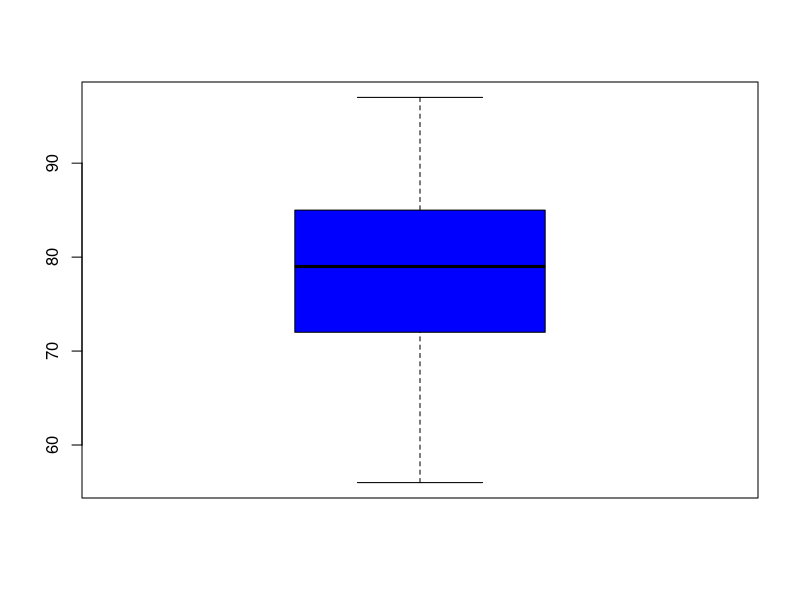
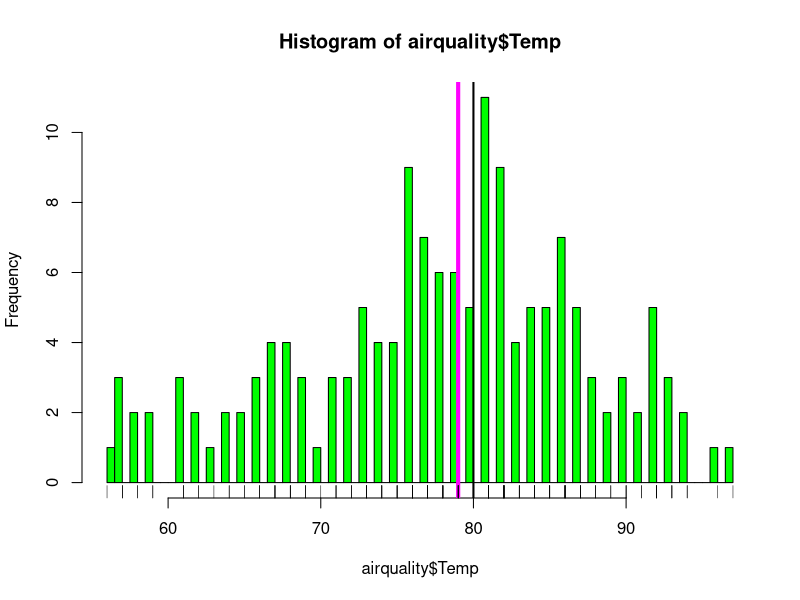
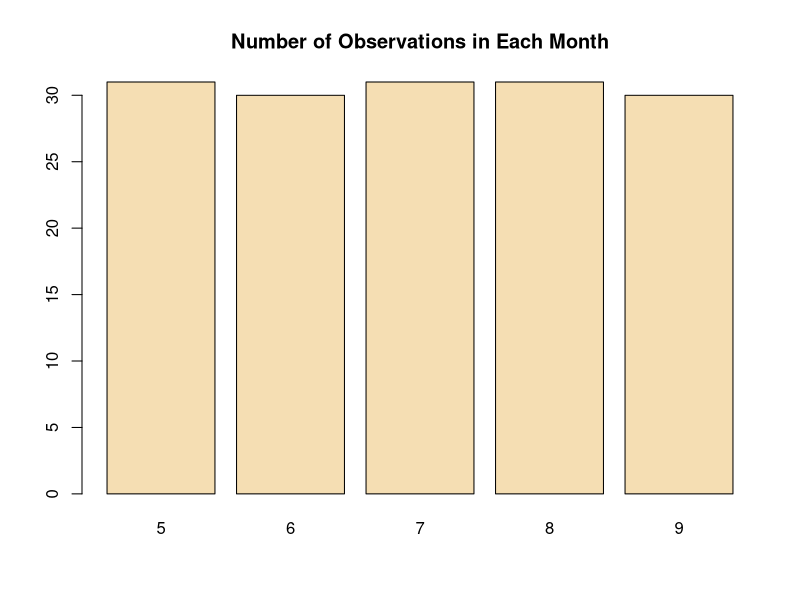
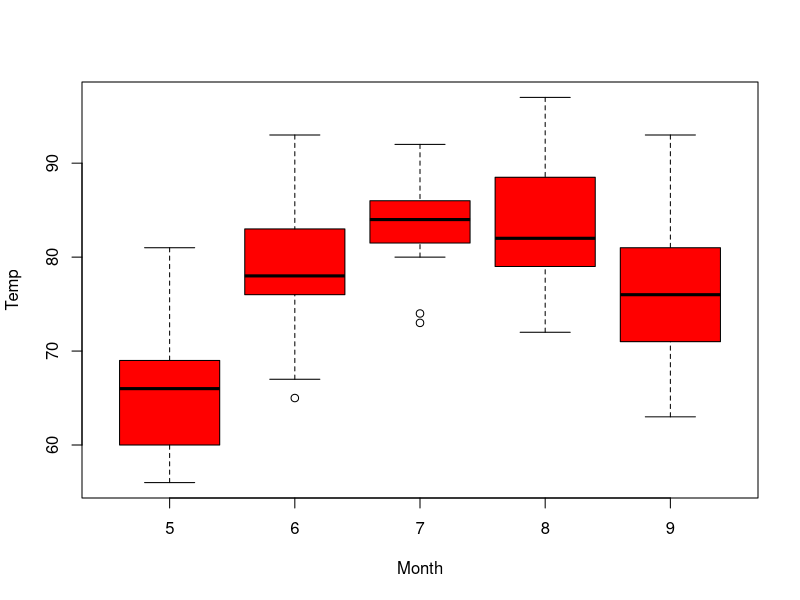
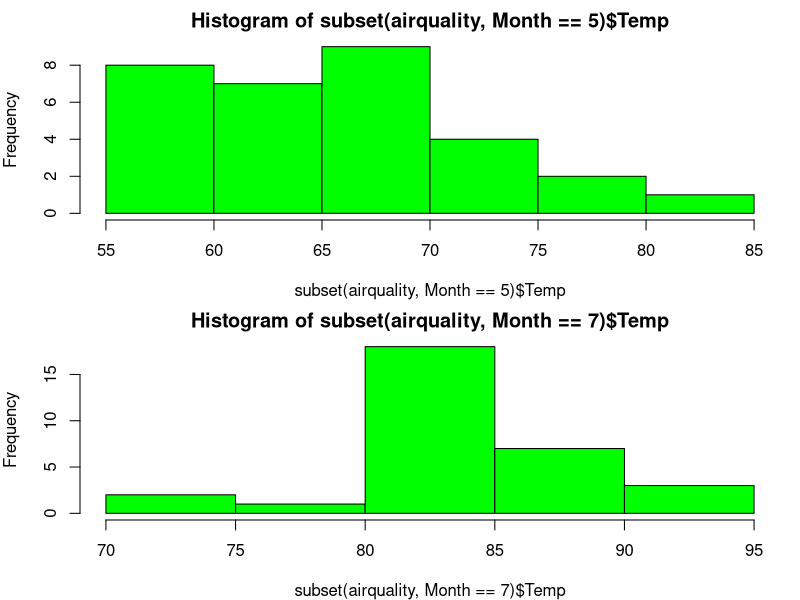
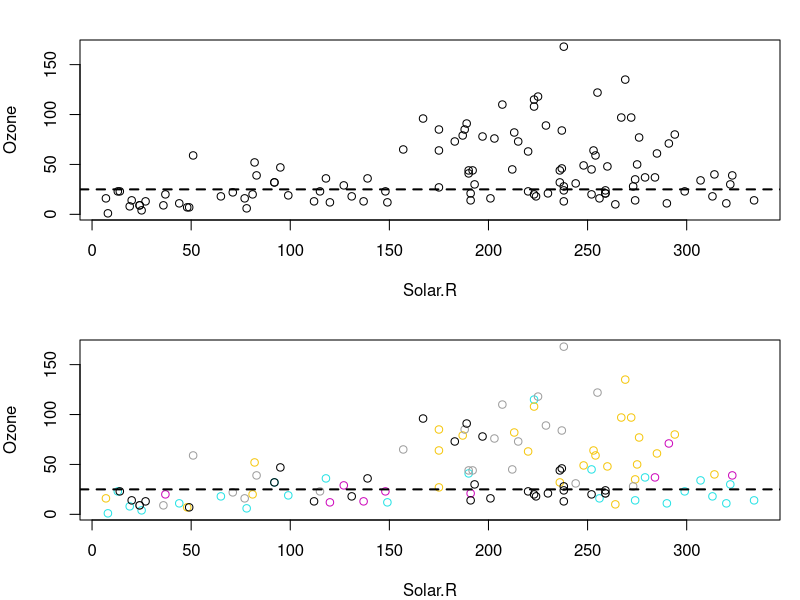
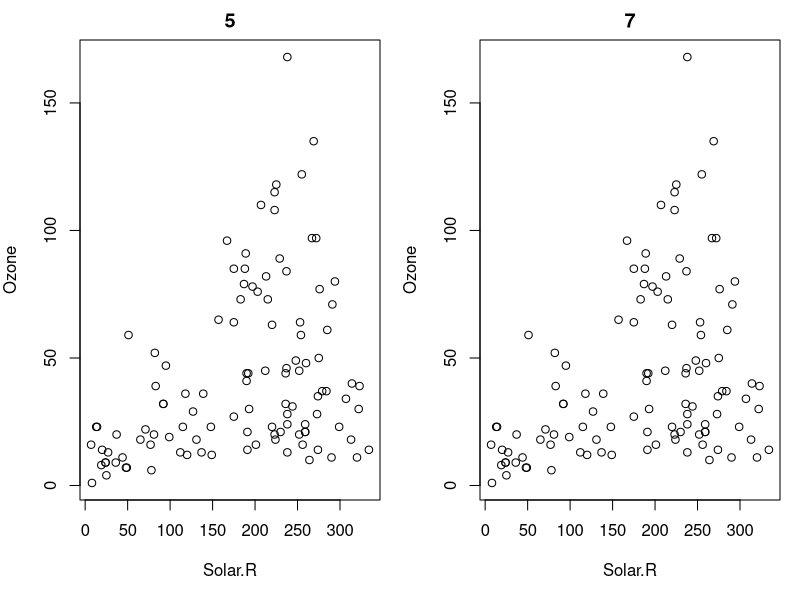
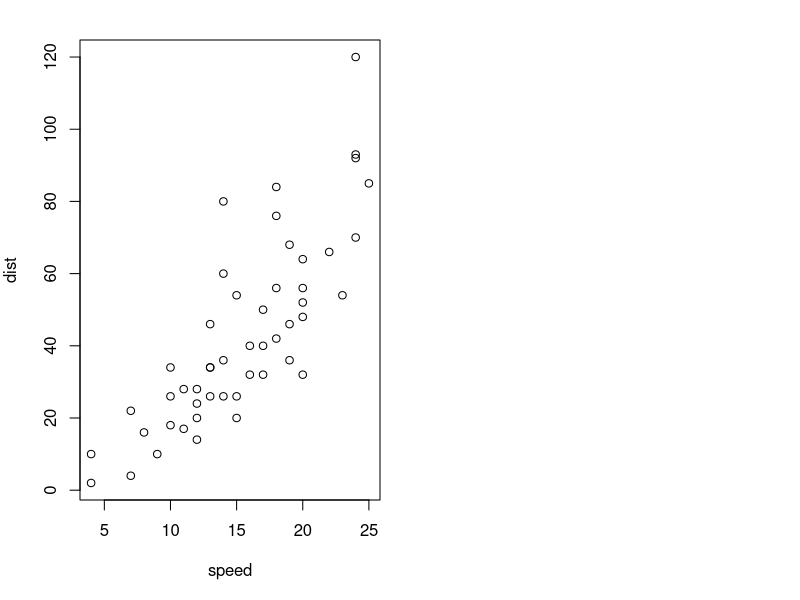

Here is the R script that generated these plots, in order:
#################################
#Principles of analytical graphs#
#################################

#1. Graph should demonstrate sufficient comparison
#   - Evidence for a hypothesis is always relative to another competing hypothesis
#   - Always ask "compared to What?"
#2. Show causality, mechanism, explanation, systematic structure
#   - What is your causal framwork for thinking about a question?
#3. Show multivariate data
#   - Multivariate = more than 2 variables
#   - The real world is multivariate
#   - Need to "escape flatland"
#4. Integration of evidence
#   - Completely integrate words, numbers, images, diagrams
#   - Data graphics should make use of many modes of data presentation
#   - Don't let the tool drive the analysis
#5. Describe and document the evidence with appropriate labesl ,scales, souces
#   - A data graphic should tell a complete story that ios credible
#6. Content is king
#   - Analytical presentations ultimately stand of fall depending on the quality, relevance, and integrity of their content

####################
#Exploratory graphs#
####################

#One dimentional summary:

#Five-number summary
summary(airquality$Temp)
#Boxplots
boxplot(airquality$Temp, col = 'blue')
#Histograms
hist(airquality$Temp, col = 'green', breaks = 100)
abline(v = 80, lwd = 2)
abline(v = median(airquality$Temp), col = 'magenta', lwd = 4)
rug(airquality$Temp)
#Density plot
#Barplot
barplot(table(airquality$Month), col = 'wheat', main = 'Number of Observations in Each Month')

#Two dimentional summary:

#Multiple Boxplots
boxplot(Temp ~ Month, data = airquality, col = 'red')
#Multiple Histograms
par(mfrow = c(2,1), mar = c(4,4,2,1))
hist(subset(airquality, Month == 5)$Temp, col = 'green')
hist(subset(airquality, Month == 7)$Temp, col = 'green')
#Scatterplot
with(airquality, plot(Solar.R, Ozone))
abline(h = 25, lwd = 2, lty = 2)
#Adding color as a dimension
with(airquality, plot(Solar.R, Ozone, col = Month))
abline(h = 25, lwd = 2, lty = 2)
#Multiple Scatterplots
par(mfrow = c(1,2), mar = c(5,4,2,1))
with(subset(airquality, Month = 5), plot(Solar.R, Ozone, main = 5))
with(subset(airquality, Month = 7), plot(Solar.R, Ozone, main = 7))

##########
#Plotting#
##########

#Base Plot

with(cars, plot(speed, dist))
require(lattice)
xyplot(mpg ~ hp | cyl, data = mtcars, layout = c(3,1))
require(ggplot2)
qplot(displ, hwy, data = mpg)

airquality <- transform(airquality, Month = factor(Month))
boxplot(Ozone ~ Month, airquality)

#Some main plot parameters:
#pch: plotting symbol (default is open circle)
#lty: the line type (default is solid line), can be dashed, dotted...
#lwd: the line width, specified as an integer multiple
#col: the plotting color, specified as a number, string, or hex code; the colors() function gives you a vector of colors by name
#xlab: character string for the x-axis label
#ylab: character string for the y-axis label

#par() and its arguments:
#las: the orientation of the axis labels on the plot
#bg: the background color
#mar: the margin size
#oma: the outer margin size (default is 0 for all sides)
#mfrow: number of plots per row, column (plots are filled row-wise)
#mfcol: number of plots per row, column (plots are filled column-wise)
par('mar') #check for default
par(mar = c(5.1, 4.1, 4.1, 2.1))

#Base Plotting Functions

#plot: scatterplot
#lines: add lines to a plot
#points: add points to a plot
#text: add text labels
#title: add annotations to x, y axis
#mtext: add arbitrary text
#axis: adding axis

with(airquality, plot(Wind, Ozone, main = 'Ozone and Wind in New York City'))
with(subset(airquality, Month == 5), points(Wind, Ozone, col = 'blue'))

with(airquality, plot(Wind, Ozone, main = 'Ozone and Wind in New York City', type = 'n'))
with(subset(airquality, Month == 5), points(Wind, Ozone, col = 'blue'))
with(subset(airquality, Month != 5), points(Wind, Ozone, col = 'red'))
legend('topright', pch = 1, col = c('blue', 'red'), legend = c('May', 'Other Months'))

with(airquality, plot(Wind, Ozone, main = 'Ozone and Wind in New York City', pch = 20))
model <- lm(Ozone ~ Wind, airquality)
abline(model, lwd = 2)

par(mfrow = c(1,2))
with(airquality, {
  plot(Wind, Ozone, main = 'Ozone and Wind')
  plot(Solar.R, Ozone, main = 'Ozone and Solor Radiation')
})

par(mfrow = c(1,3), mar = c(4,4,2,1), oma = c(0,0,2,0))
with(airquality, {
  plot(Wind, Ozone, main = 'Ozone and Wind')
  plot(Solar.R, Ozone, main = 'Ozone and Solar Radiation')
  plot(Temp, Ozone, main = 'Ozone and Temperature')
  mtext('Ozone and weather in New York City', outer = T)
})












































